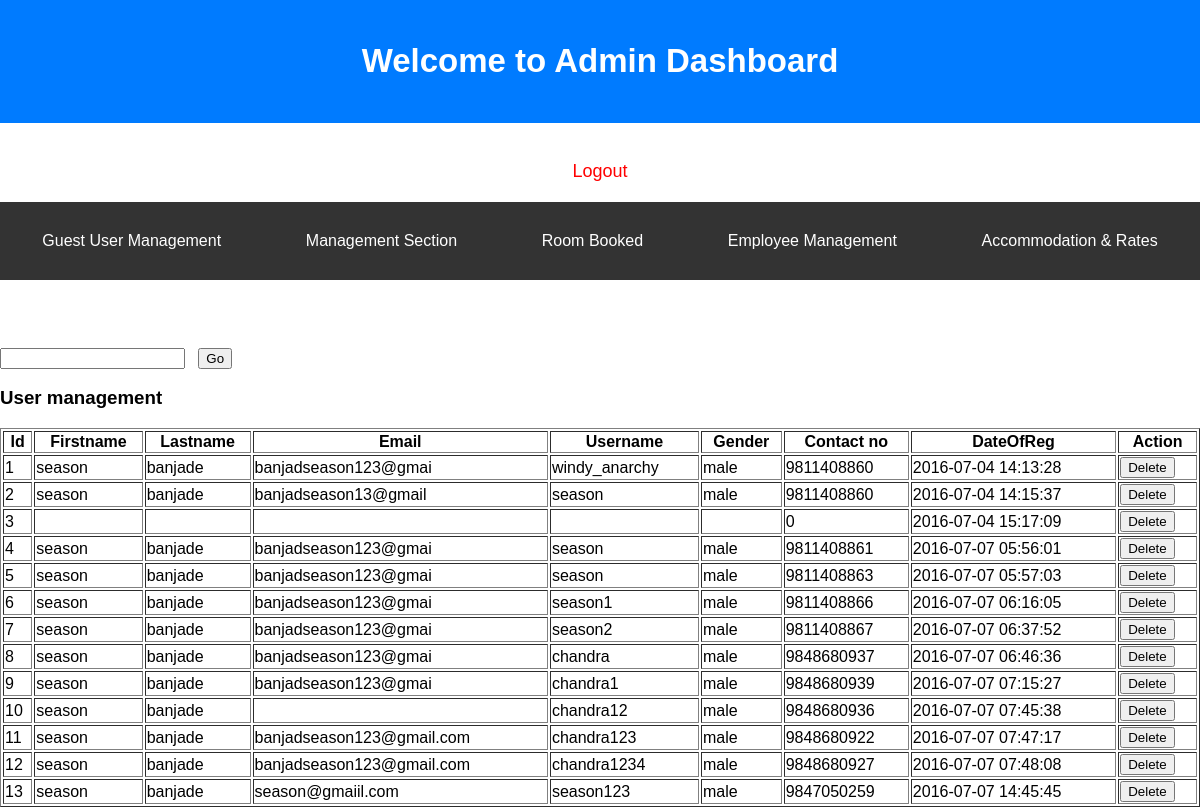
The page /admin/display_user.php on the database its author committed.
### tables this page shows
CREATE TABLE IF NOT EXISTS `guest_record` (
  `id` int(10) NOT NULL AUTO_INCREMENT,
  `firstname` varchar(20) NOT NULL,
  `lastname` varchar(20) NOT NULL,
  `email` varchar(50) NOT NULL,
  `username` varchar(20) NOT NULL,
  `password` varchar(20) NOT NULL,
  `gender` varchar(20) NOT NULL,
  `phone` bigint(15) NOT NULL,
  `answer` varchar(20) NOT NULL,
  `date_of_reg` timestamp NOT NULL DEFAULT CURRENT_TIMESTAMP ON UPDATE CURRENT_TIMESTAMP,
  PRIMARY KEY (`id`)
);

### admin/display_user.php (the view, shortened to what this page needs)
<link  href="css/dashboard.css" rel="stylesheet" type="text/css"/>
 <link  href="css/login.css" rel="stylesheet" type="text/css"/>
<?php
if (!isset($_SERVER['HTTP_REFERER'])){
   echo "direct acess is not alloweded"; }
else {
	?>
        <div class="header">
        <h2>Welcome to Admin Dashboard</h2>
    </div>
<?php
	include("connect.php");
include("dash.php");
?>
<div class="search">
<form action="" method="post">
	<h2>Firstname</h2><input type="text" name="firstname" />&nbsp;&nbsp;
    <input type="submit" name="search" value="Go" />
</form>
</div>
<div class="box">
<h3>User management</h3>
<table width="100%" border="1">
	<tr>
    	<th>Id</th>
        <th>Firstname</th>
        <th>Lastname</th>
        <th>Email</th>
        <th>Username</th>
         <th>Gender</th>
        <th>Contact no</th>
        <th>DateOfReg</th>
        <th>Action</th>
    </tr>
    <?php
		if(isset($_POST["search"])){
			$fname = $_POST["firstname"];
			$sql = "SELECT * FROM guest_record WHERE firstname LIKE '%$fname%'";
		}
		else{
			$sql = "SELECT * FROM guest_record";
		}
		$result = mysqli_query($con,$sql);
		while($row = mysqli_fetch_assoc($result)){
	?>
        <tr>
            <td><?php echo $row["id"];?></td>
            <td><?php echo $row["firstname"];?></td>
            <td><?php echo $row["lastname"];?></td>
            <td><?php echo $row["email"];?></td>
            <td><?php echo $row["username"];?></td>
            <td><?php echo $row["gender"];?></td>
            <td><?php echo $row["phone"];?></td>
            <td><?php echo $row["date_of_reg"];?></td>
            <td>
             <a href="delete.php?id=<?php echo $row["id"];?>"><button>Delete</button></a>
            </td>
        </tr>
    <?php }}?>
</table></div>

### css/dashboard.css (style rules this page uses)
body { background:#FFF; width:100%; COLOR:#FFF; }
.box { width:100%; background:#fff; color:#000; }
.box td { color:#000; }
.box tr { color:#000; }

### admin/display_user.php (style rules this page uses)
.header { background: #007bff; color: white; text-align: center; padding: 15px; font-size: 22px; }

### admin/dash.php (style rules this page uses)
body { font-family: Arial, sans-serif; margin: 0; padding: 0; }

### rows shown on the page
guest_record: id "1", firstname "season", lastname "banjade", email "banjadseason123@gmai", username "windy_anarchy", gender "male", phone "9811408860", date_of_reg "2016-07-04 14:13:28"
guest_record: id "2", firstname "season", lastname "banjade", email "banjadseason13@gmail", username "season", gender "male", phone "9811408860", date_of_reg "2016-07-04 14:15:37"
guest_record: id "3", phone "0", date_of_reg "2016-07-04 15:17:09"
guest_record: id "4", firstname "season", lastname "banjade", email "banjadseason123@gmai", username "season", gender "male", phone "9811408861", date_of_reg "2016-07-07 05:56:01"
guest_record: id "5", firstname "season", lastname "banjade", email "banjadseason123@gmai", username "season", gender "male", phone "9811408863", date_of_reg "2016-07-07 05:57:03"
guest_record: id "6", firstname "season", lastname "banjade", email "banjadseason123@gmai", username "season1", gender "male", phone "9811408866", date_of_reg "2016-07-07 06:16:05"
guest_record: id "7", firstname "season", lastname "banjade", email "banjadseason123@gmai", username "season2", gender "male", phone "9811408867", date_of_reg "2016-07-07 06:37:52"
guest_record: id "8", firstname "season", lastname "banjade", email "banjadseason123@gmai", username "chandra", gender "male", phone "9848680937", date_of_reg "2016-07-07 06:46:36"
guest_record: id "9", firstname "season", lastname "banjade", email "banjadseason123@gmai", username "chandra1", gender "male", phone "9848680939", date_of_reg "2016-07-07 07:15:27"
guest_record: id "10", firstname "season", lastname "banjade", username "chandra12", gender "male", phone "9848680936", date_of_reg "2016-07-07 07:45:38"
guest_record: id "11", firstname "season", lastname "banjade", email "banjadseason123@gmail.com", username "chandra123", gender "male", phone "9848680922", date_of_reg "2016-07-07 07:47:17"
guest_record: id "12", firstname "season", lastname "banjade", email "banjadseason123@gmail.com", username "chandra1234", gender "male", phone "9848680927", date_of_reg "2016-07-07 07:48:08"
guest_record: id "13", firstname "season", lastname "banjade", email "season@gmaiil.com", username "season123", gender "male", phone "9847050259", date_of_reg "2016-07-07 14:45:45"
